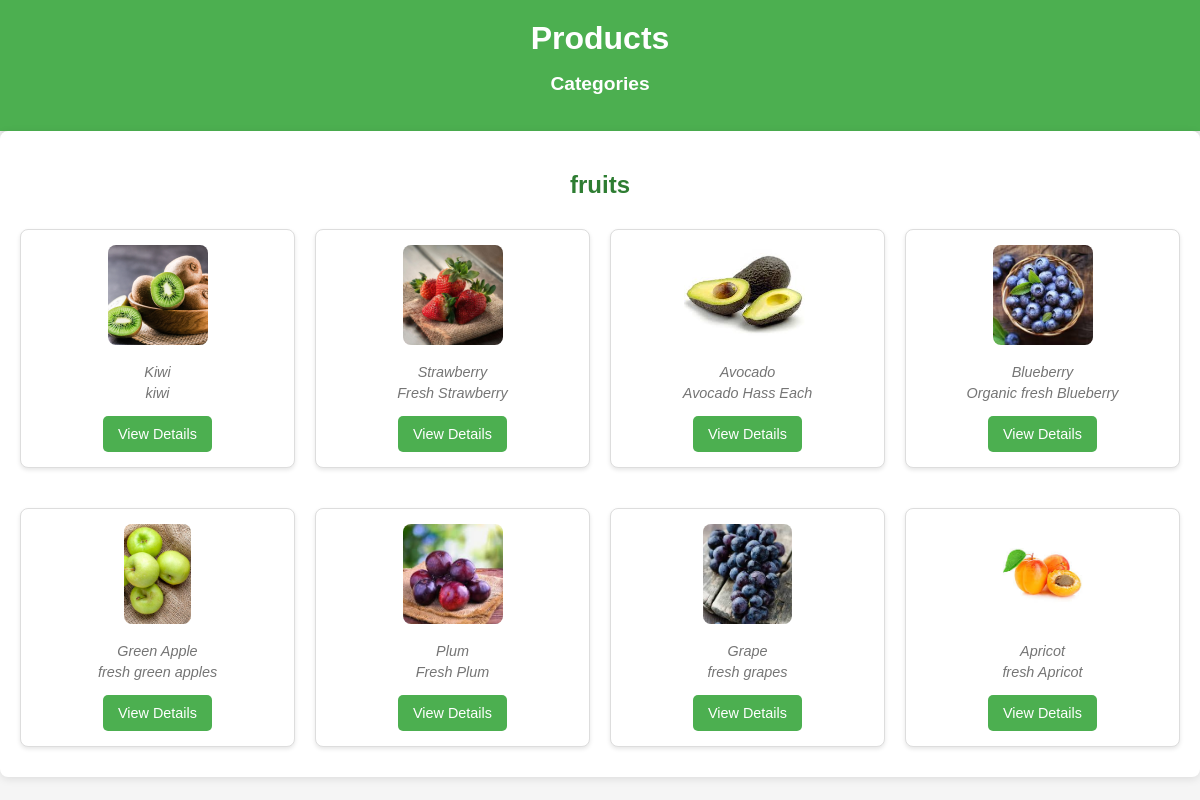
The page /products/1/ on the database its author committed.
### app/models.py (models this page shows)
class Category(models.Model):
     cat_name=models.TextField()
     cat_image=models.FileField()

class Product(models.Model):
     pid=models.TextField()
     name=models.TextField()
     disc=models.TextField()
     img=models.FileField()
     cat_id=models.ForeignKey(Category,on_delete=models.CASCADE)

### app/views.py (the view)
# urls.py: path('products/<int:category_id>/', views.product_list, name='product_list'),
def product_list(req, category_id):
    selected_category = get_object_or_404(Category, pk=category_id)
    products = Product.objects.filter(cat_id=selected_category)
    product_weights = Weight.objects.filter(product__in=products)
    selected_weights = {}
    if req.method == "POST":
        selected_product_id = int(req.POST.get("product_id"))
        selected_weight = req.POST.get("weight")
        selected_weights[selected_product_id] = selected_weight
        return redirect('single_product', pid=selected_product_id)
    context = {
        'products': products,
        'selected_category': selected_category,
        'product_weights': product_weights,
        'selected_weights': selected_weights,
    }
    return render(req, 'user/product_list.html', context)

### templates/user/product_list.html (shortened to what this page needs)
<!DOCTYPE html>
<html lang="en">
<head>
    {% load static %}
</head>
<body>
    <header>
        <h1>Products</h1>
        <div class="categories">
            <h2>Categories</h2>
        </div>
    </header>
    <section class="product-list">
        <h2>{{ selected_category.cat_name }}</h2>
        <div class="product-grid">
            {% for product in products %}
            <form method="POST" action="{% url 'single_product' product.id %}">
                <div class="product-card">
                    <img src="{{ product.img.url }}" alt="{{ product.name }}">
                    <p>{{ product.name }}</p>
                    <p>{{ product.disc }}</p>
                    <button type="submit">View Details</button>
                </div>
            </form>
            {% endfor %}
        </div>
    </section>
</body>
</html>

### templates/user/product_list.html (style rules this page uses)
body { font-family: Arial, sans-serif; margin: 0; padding: 0; background-color: #f5f5f5; color: #333; }
header { background-color: #4caf50; padding: 20px; color: white; text-align: center; box-shadow: 0 4px 6px rgba(0, 0, 0, 0.1); }
header h1 { margin: 0; font-size: 2rem; }
.categories { margin-top: 15px; }
.categories h2 { margin-bottom: 10px; font-size: 1.2rem; }
.product-list { padding: 20px; max-width: 1200px; margin: 0 auto; background-color: white; border-radius: 8px; box-shadow: 0 2px 8px rgba(0, 0, 0, 0.1); }
.product-list h2 { margin-bottom: 20px; font-size: 1.5rem; text-align: center; color: #2e7d32; }
.product-grid { display: grid; grid-template-columns: repeat(auto-fit, minmax(250px, 1fr)); gap: 20px; }
.product-card { background-color: #fff; border: 1px solid #ddd; border-radius: 8px; padding: 15px; text-align: center; box-shadow: 0 2px 4px rgba(0, 0, 0, 0.1); transition: transform 0.3s ease, box-shadow 0.3s ease; }
.product-card img { max-width: 100%; height: 100px; border-radius: 8px; margin-bottom: 10px; }
.product-card p { margin: 5px 0; font-size: 0.9rem; }
.product-card button { margin-top: 10px; padding: 10px 15px; background-color: #4caf50; color: white; border: none; border-radius: 5px; cursor: pointer; font-size: 0.9rem; transition: background-color 0.3s ease; }
.product-grid p { text-align: center; color: #757575; font-style: italic; }
form { margin: 10px 0; }
button { margin-top: 10px; padding: 10px 15px; background-color: #4caf50; color: white; border: none; border-radius: 5px; cursor: pointer; font-size: 0.9rem; transition: background-color 0.3s ease; }

### rows shown on the page
Category: cat_name "fruits"
Product: img (picture), name "Kiwi", disc "kiwi"
Product: img (picture), name "Strawberry", disc "Fresh Strawberry"
Product: img (picture), name "Avocado", disc "Avocado Hass Each"
Product: img (picture), name "Blueberry", disc "Organic fresh Blueberry"
Product: img (picture), name "Green Apple", disc "fresh green apples"
Product: img (picture), name "Plum", disc "Fresh Plum"
Product: img (picture), name "Grape", disc "fresh grapes"
Product: img (picture), name "Apricot", disc "fresh Apricot"
